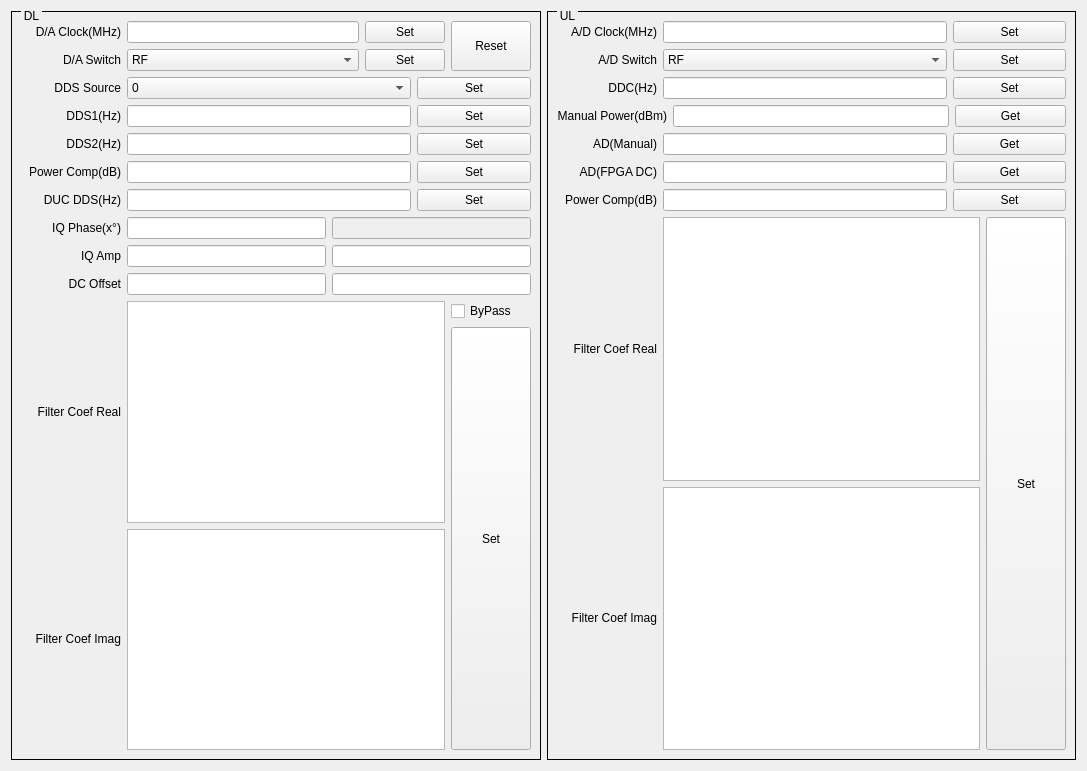
<?xml version="1.0" encoding="UTF-8"?>
<ui version="4.0">
 <class>QBbDlg</class>
 <widget class="QWidget" name="QBbDlg">
  <property name="geometry">
   <rect>
    <x>0</x>
    <y>0</y>
    <width>1087</width>
    <height>771</height>
   </rect>
  </property>
  <property name="windowTitle">
   <string>Form</string>
  </property>
  <layout class="QHBoxLayout" name="horizontalLayout_25">
   <item>
    <widget class="QGroupBox" name="groupBox">
     <property name="styleSheet">
      <string notr="true">QGroupBox{ border:1px solid black; margin-top:0.5ex; }
QGroupBox::title { subcontrol-origin:margin; subcontrol-position:top left; top:-2px; left:10px; margin-left: 0px; padding:0 1px; }</string>
     </property>
     <property name="title">
      <string>DL</string>
     </property>
     <layout class="QVBoxLayout" name="verticalLayout_5">
      <item>
       <layout class="QHBoxLayout" name="horizontalLayout_3" stretch="5,1,1">
        <item>
         <layout class="QVBoxLayout" name="verticalLayout_2">
          <item>
           <layout class="QHBoxLayout" name="horizontalLayout">
            <item>
             <widget class="QLabel" name="label">
              <property name="sizePolicy">
               <sizepolicy hsizetype="Fixed" vsizetype="Fixed">
                <horstretch>0</horstretch>
                <verstretch>0</verstretch>
               </sizepolicy>
              </property>
              <property name="minimumSize">
               <size>
                <width>100</width>
                <height>0</height>
               </size>
              </property>
              <property name="text">
               <string>D/A Clock(MHz)</string>
              </property>
              <property name="alignment">
               <set>Qt::AlignRight|Qt::AlignTrailing|Qt::AlignVCenter</set>
              </property>
             </widget>
            </item>
            <item>
             <widget class="QLineEdit" name="lineEditDAClock">
              <property name="sizePolicy">
               <sizepolicy hsizetype="Expanding" vsizetype="Fixed">
                <horstretch>5</horstretch>
                <verstretch>0</verstretch>
               </sizepolicy>
              </property>
             </widget>
            </item>
           </layout>
          </item>
          <item>
           <layout class="QHBoxLayout" name="horizontalLayout_2">
            <item>
             <widget class="QLabel" name="label_2">
              <property name="sizePolicy">
               <sizepolicy hsizetype="Fixed" vsizetype="Fixed">
                <horstretch>0</horstretch>
                <verstretch>0</verstretch>
               </sizepolicy>
              </property>
              <property name="minimumSize">
               <size>
                <width>100</width>
                <height>0</height>
               </size>
              </property>
              <property name="text">
               <string>D/A Switch</string>
              </property>
              <property name="alignment">
               <set>Qt::AlignRight|Qt::AlignTrailing|Qt::AlignVCenter</set>
              </property>
             </widget>
            </item>
            <item>
             <widget class="QComboBox" name="comboBoxDASw">
              <property name="sizePolicy">
               <sizepolicy hsizetype="Expanding" vsizetype="Fixed">
                <horstretch>5</horstretch>
                <verstretch>0</verstretch>
               </sizepolicy>
              </property>
              <item>
               <property name="text">
                <string>RF</string>
               </property>
              </item>
              <item>
               <property name="text">
                <string>BB</string>
               </property>
              </item>
             </widget>
            </item>
           </layout>
          </item>
         </layout>
        </item>
        <item>
         <layout class="QVBoxLayout" name="verticalLayout">
          <item>
           <widget class="QPushButton" name="pushButtonSetDAClock">
            <property name="sizePolicy">
             <sizepolicy hsizetype="Expanding" vsizetype="Fixed">
              <horstretch>1</horstretch>
              <verstretch>0</verstretch>
             </sizepolicy>
            </property>
            <property name="text">
             <string>Set</string>
            </property>
           </widget>
          </item>
          <item>
           <widget class="QPushButton" name="pushButtonSetDASw">
            <property name="sizePolicy">
             <sizepolicy hsizetype="Expanding" vsizetype="Fixed">
              <horstretch>1</horstretch>
              <verstretch>0</verstretch>
             </sizepolicy>
            </property>
            <property name="text">
             <string>Set</string>
            </property>
           </widget>
          </item>
         </layout>
        </item>
        <item>
         <widget class="QPushButton" name="pushButtonResetDA">
          <property name="sizePolicy">
           <sizepolicy hsizetype="Expanding" vsizetype="Preferred">
            <horstretch>1</horstretch>
            <verstretch>0</verstretch>
           </sizepolicy>
          </property>
          <property name="text">
           <string>Reset</string>
          </property>
         </widget>
        </item>
       </layout>
      </item>
      <item>
       <layout class="QHBoxLayout" name="horizontalLayout_4">
        <item>
         <widget class="QLabel" name="label_3">
          <property name="sizePolicy">
           <sizepolicy hsizetype="Fixed" vsizetype="Fixed">
            <horstretch>0</horstretch>
            <verstretch>0</verstretch>
           </sizepolicy>
          </property>
          <property name="minimumSize">
           <size>
            <width>100</width>
            <height>0</height>
           </size>
          </property>
          <property name="text">
           <string>DDS Source</string>
          </property>
          <property name="alignment">
           <set>Qt::AlignRight|Qt::AlignTrailing|Qt::AlignVCenter</set>
          </property>
         </widget>
        </item>
        <item>
         <widget class="QComboBox" name="comboBoxDDSSrc">
          <property name="sizePolicy">
           <sizepolicy hsizetype="Expanding" vsizetype="Fixed">
            <horstretch>5</horstretch>
            <verstretch>0</verstretch>
           </sizepolicy>
          </property>
          <item>
           <property name="text">
            <string>0</string>
           </property>
          </item>
          <item>
           <property name="text">
            <string>InterFilter</string>
           </property>
          </item>
          <item>
           <property name="text">
            <string>1</string>
           </property>
          </item>
          <item>
           <property name="text">
            <string>Single Tone</string>
           </property>
          </item>
          <item>
           <property name="text">
            <string>Dual Tone</string>
           </property>
          </item>
          <item>
           <property name="text">
            <string>Arb</string>
           </property>
          </item>
          <item>
           <property name="text">
            <string>DDR3</string>
           </property>
          </item>
         </widget>
        </item>
        <item>
         <widget class="QPushButton" name="pushButtonSetDDSSrc">
          <property name="sizePolicy">
           <sizepolicy hsizetype="Expanding" vsizetype="Fixed">
            <horstretch>2</horstretch>
            <verstretch>0</verstretch>
           </sizepolicy>
          </property>
          <property name="text">
           <string>Set</string>
          </property>
         </widget>
        </item>
       </layout>
      </item>
      <item>
       <layout class="QHBoxLayout" name="horizontalLayout_5">
        <item>
         <widget class="QLabel" name="label_4">
          <property name="sizePolicy">
           <sizepolicy hsizetype="Fixed" vsizetype="Fixed">
            <horstretch>0</horstretch>
            <verstretch>0</verstretch>
           </sizepolicy>
          </property>
          <property name="minimumSize">
           <size>
            <width>100</width>
            <height>0</height>
           </size>
          </property>
          <property name="text">
           <string>DDS1(Hz)</string>
          </property>
          <property name="alignment">
           <set>Qt::AlignRight|Qt::AlignTrailing|Qt::AlignVCenter</set>
          </property>
         </widget>
        </item>
        <item>
         <widget class="QLineEdit" name="lineEditDDS1">
          <property name="sizePolicy">
           <sizepolicy hsizetype="Expanding" vsizetype="Fixed">
            <horstretch>5</horstretch>
            <verstretch>0</verstretch>
           </sizepolicy>
          </property>
         </widget>
        </item>
        <item>
         <widget class="QPushButton" name="pushButtonSetDDS1">
          <property name="sizePolicy">
           <sizepolicy hsizetype="Expanding" vsizetype="Fixed">
            <horstretch>2</horstretch>
            <verstretch>0</verstretch>
           </sizepolicy>
          </property>
          <property name="text">
           <string>Set</string>
          </property>
         </widget>
        </item>
       </layout>
      </item>
      <item>
       <layout class="QHBoxLayout" name="horizontalLayout_6">
        <item>
         <widget class="QLabel" name="label_5">
          <property name="sizePolicy">
           <sizepolicy hsizetype="Fixed" vsizetype="Fixed">
            <horstretch>0</horstretch>
            <verstretch>0</verstretch>
           </sizepolicy>
          </property>
          <property name="minimumSize">
           <size>
            <width>100</width>
            <height>0</height>
           </size>
          </property>
          <property name="text">
           <string>DDS2(Hz)</string>
          </property>
          <property name="alignment">
           <set>Qt::AlignRight|Qt::AlignTrailing|Qt::AlignVCenter</set>
          </property>
         </widget>
        </item>
        <item>
         <widget class="QLineEdit" name="lineEditDDS2">
          <property name="sizePolicy">
           <sizepolicy hsizetype="Expanding" vsizetype="Fixed">
            <horstretch>5</horstretch>
            <verstretch>0</verstretch>
           </sizepolicy>
          </property>
         </widget>
        </item>
        <item>
         <widget class="QPushButton" name="pushButtonSetDDS2">
          <property name="sizePolicy">
           <sizepolicy hsizetype="Expanding" vsizetype="Fixed">
            <horstretch>2</horstretch>
            <verstretch>0</verstretch>
           </sizepolicy>
          </property>
          <property name="text">
           <string>Set</string>
          </property>
         </widget>
        </item>
       </layout>
      </item>
      <item>
       <layout class="QHBoxLayout" name="horizontalLayout_7">
        <item>
         <widget class="QLabel" name="label_6">
          <property name="sizePolicy">
           <sizepolicy hsizetype="Fixed" vsizetype="Fixed">
            <horstretch>0</horstretch>
            <verstretch>0</verstretch>
           </sizepolicy>
          </property>
          <property name="minimumSize">
           <size>
            <width>100</width>
            <height>0</height>
           </size>
          </property>
          <property name="text">
           <string>Power Comp(dB)</string>
          </property>
          <property name="alignment">
           <set>Qt::AlignRight|Qt::AlignTrailing|Qt::AlignVCenter</set>
          </property>
         </widget>
        </item>
        <item>
         <widget class="QLineEdit" name="lineEditTxPowerComp">
          <property name="sizePolicy">
           <sizepolicy hsizetype="Expanding" vsizetype="Fixed">
            <horstretch>5</horstretch>
            <verstretch>0</verstretch>
           </sizepolicy>
          </property>
         </widget>
        </item>
        <item>
         <widget class="QPushButton" name="pushButtonSetTxPowerComp">
          <property name="sizePolicy">
           <sizepolicy hsizetype="Expanding" vsizetype="Fixed">
            <horstretch>2</horstretch>
            <verstretch>0</verstretch>
           </sizepolicy>
          </property>
          <property name="text">
           <string>Set</string>
          </property>
         </widget>
        </item>
       </layout>
      </item>
      <item>
       <layout class="QHBoxLayout" name="horizontalLayout_8">
        <item>
         <widget class="QLabel" name="label_7">
          <property name="sizePolicy">
           <sizepolicy hsizetype="Fixed" vsizetype="Fixed">
            <horstretch>0</horstretch>
            <verstretch>0</verstretch>
           </sizepolicy>
          </property>
          <property name="minimumSize">
           <size>
            <width>100</width>
            <height>0</height>
           </size>
          </property>
          <property name="text">
           <string>DUC DDS(Hz)</string>
          </property>
          <property name="alignment">
           <set>Qt::AlignRight|Qt::AlignTrailing|Qt::AlignVCenter</set>
          </property>
         </widget>
        </item>
        <item>
         <widget class="QLineEdit" name="lineEditDUC">
          <property name="sizePolicy">
           <sizepolicy hsizetype="Expanding" vsizetype="Fixed">
            <horstretch>5</horstretch>
            <verstretch>0</verstretch>
           </sizepolicy>
          </property>
         </widget>
        </item>
        <item>
         <widget class="QPushButton" name="pushButtonSetDUC">
          <property name="sizePolicy">
           <sizepolicy hsizetype="Expanding" vsizetype="Fixed">
            <horstretch>2</horstretch>
            <verstretch>0</verstretch>
           </sizepolicy>
          </property>
          <property name="text">
           <string>Set</string>
          </property>
         </widget>
        </item>
       </layout>
      </item>
      <item>
       <layout class="QHBoxLayout" name="horizontalLayout_9">
        <item>
         <widget class="QLabel" name="label_8">
          <property name="sizePolicy">
           <sizepolicy hsizetype="Fixed" vsizetype="Fixed">
            <horstretch>0</horstretch>
            <verstretch>0</verstretch>
           </sizepolicy>
          </property>
          <property name="minimumSize">
           <size>
            <width>100</width>
            <height>0</height>
           </size>
          </property>
          <property name="text">
           <string>IQ Phase(x°)</string>
          </property>
          <property name="alignment">
           <set>Qt::AlignRight|Qt::AlignTrailing|Qt::AlignVCenter</set>
          </property>
         </widget>
        </item>
        <item>
         <widget class="QIqPhaseScrollEdit" name="lineEditIQPhaseI"/>
        </item>
        <item>
         <widget class="QLineEdit" name="lineEditIQPhaseQ">
          <property name="enabled">
           <bool>false</bool>
          </property>
         </widget>
        </item>
       </layout>
      </item>
      <item>
       <layout class="QHBoxLayout" name="horizontalLayout_10">
        <item>
         <widget class="QLabel" name="label_9">
          <property name="sizePolicy">
           <sizepolicy hsizetype="Fixed" vsizetype="Fixed">
            <horstretch>0</horstretch>
            <verstretch>0</verstretch>
           </sizepolicy>
          </property>
          <property name="minimumSize">
           <size>
            <width>100</width>
            <height>0</height>
           </size>
          </property>
          <property name="text">
           <string>IQ Amp</string>
          </property>
          <property name="alignment">
           <set>Qt::AlignRight|Qt::AlignTrailing|Qt::AlignVCenter</set>
          </property>
         </widget>
        </item>
        <item>
         <widget class="QIqAmpScrollEdit" name="lineEditIQAmpI"/>
        </item>
        <item>
         <widget class="QIqAmpScrollEdit" name="lineEditIQAmpQ"/>
        </item>
       </layout>
      </item>
      <item>
       <layout class="QHBoxLayout" name="horizontalLayout_11">
        <item>
         <widget class="QLabel" name="label_10">
          <property name="sizePolicy">
           <sizepolicy hsizetype="Fixed" vsizetype="Fixed">
            <horstretch>0</horstretch>
            <verstretch>0</verstretch>
           </sizepolicy>
          </property>
          <property name="minimumSize">
           <size>
            <width>100</width>
            <height>0</height>
           </size>
          </property>
          <property name="text">
           <string>DC Offset</string>
          </property>
          <property name="alignment">
           <set>Qt::AlignRight|Qt::AlignTrailing|Qt::AlignVCenter</set>
          </property>
         </widget>
        </item>
        <item>
         <widget class="QDcOffsetScrollEdit" name="lineEditDCOffsetI"/>
        </item>
        <item>
         <widget class="QDcOffsetScrollEdit" name="lineEditDCOffsetQ"/>
        </item>
       </layout>
      </item>
      <item>
       <layout class="QHBoxLayout" name="horizontalLayout_14">
        <item>
         <layout class="QVBoxLayout" name="verticalLayout_4">
          <item>
           <layout class="QHBoxLayout" name="horizontalLayout_13">
            <item>
             <widget class="QLabel" name="label_11">
              <property name="sizePolicy">
               <sizepolicy hsizetype="Fixed" vsizetype="Fixed">
                <horstretch>0</horstretch>
                <verstretch>0</verstretch>
               </sizepolicy>
              </property>
              <property name="minimumSize">
               <size>
                <width>100</width>
                <height>0</height>
               </size>
              </property>
              <property name="text">
               <string>Filter Coef Real</string>
              </property>
              <property name="alignment">
               <set>Qt::AlignRight|Qt::AlignTrailing|Qt::AlignVCenter</set>
              </property>
             </widget>
            </item>
            <item>
             <widget class="QTextEdit" name="textEditTxFilterReal"/>
            </item>
           </layout>
          </item>
          <item>
           <layout class="QHBoxLayout" name="horizontalLayout_12">
            <item>
             <widget class="QLabel" name="label_12">
              <property name="sizePolicy">
               <sizepolicy hsizetype="Fixed" vsizetype="Fixed">
                <horstretch>0</horstretch>
                <verstretch>0</verstretch>
               </sizepolicy>
              </property>
              <property name="minimumSize">
               <size>
                <width>100</width>
                <height>0</height>
               </size>
              </property>
              <property name="text">
               <string>Filter Coef Imag</string>
              </property>
              <property name="alignment">
               <set>Qt::AlignRight|Qt::AlignTrailing|Qt::AlignVCenter</set>
              </property>
             </widget>
            </item>
            <item>
             <widget class="QTextEdit" name="textEditTxFilterImag"/>
            </item>
           </layout>
          </item>
         </layout>
        </item>
        <item>
         <layout class="QVBoxLayout" name="verticalLayout_3">
          <item>
           <widget class="QCheckBox" name="checkBoxByPassTxFilter">
            <property name="text">
             <string>ByPass</string>
            </property>
           </widget>
          </item>
          <item>
           <widget class="QPushButton" name="pushButtonSetTxFilter">
            <property name="sizePolicy">
             <sizepolicy hsizetype="Fixed" vsizetype="Preferred">
              <horstretch>0</horstretch>
              <verstretch>0</verstretch>
             </sizepolicy>
            </property>
            <property name="text">
             <string>Set</string>
            </property>
           </widget>
          </item>
         </layout>
        </item>
       </layout>
      </item>
     </layout>
    </widget>
   </item>
   <item>
    <widget class="QGroupBox" name="groupBox_2">
     <property name="styleSheet">
      <string notr="true">QGroupBox{ border:1px solid black; margin-top:0.5ex; }
QGroupBox::title { subcontrol-origin:margin; subcontrol-position:top left; top:-2px; left:10px; margin-left: 0px; padding:0 1px; }</string>
     </property>
     <property name="title">
      <string>UL</string>
     </property>
     <layout class="QVBoxLayout" name="verticalLayout_7">
      <item>
       <layout class="QHBoxLayout" name="horizontalLayout_15">
        <item>
         <widget class="QLabel" name="label_13">
          <property name="sizePolicy">
           <sizepolicy hsizetype="Fixed" vsizetype="Fixed">
            <horstretch>0</horstretch>
            <verstretch>0</verstretch>
           </sizepolicy>
          </property>
          <property name="minimumSize">
           <size>
            <width>100</width>
            <height>0</height>
           </size>
          </property>
          <property name="text">
           <string>A/D Clock(MHz)</string>
          </property>
          <property name="alignment">
           <set>Qt::AlignRight|Qt::AlignTrailing|Qt::AlignVCenter</set>
          </property>
         </widget>
        </item>
        <item>
         <widget class="QLineEdit" name="lineEditADClock">
          <property name="sizePolicy">
           <sizepolicy hsizetype="Expanding" vsizetype="Fixed">
            <horstretch>5</horstretch>
            <verstretch>0</verstretch>
           </sizepolicy>
          </property>
         </widget>
        </item>
        <item>
         <widget class="QPushButton" name="pushButtonSetADClock">
          <property name="sizePolicy">
           <sizepolicy hsizetype="Expanding" vsizetype="Fixed">
            <horstretch>2</horstretch>
            <verstretch>0</verstretch>
           </sizepolicy>
          </property>
          <property name="text">
           <string>Set</string>
          </property>
         </widget>
        </item>
       </layout>
      </item>
      <item>
       <layout class="QHBoxLayout" name="horizontalLayout_16">
        <item>
         <widget class="QLabel" name="label_14">
          <property name="sizePolicy">
           <sizepolicy hsizetype="Fixed" vsizetype="Fixed">
            <horstretch>0</horstretch>
            <verstretch>0</verstretch>
           </sizepolicy>
          </property>
          <property name="minimumSize">
           <size>
            <width>100</width>
            <height>0</height>
           </size>
          </property>
          <property name="text">
           <string>A/D Switch</string>
          </property>
          <property name="alignment">
           <set>Qt::AlignRight|Qt::AlignTrailing|Qt::AlignVCenter</set>
          </property>
         </widget>
        </item>
        <item>
         <widget class="QComboBox" name="comboBoxADSw">
          <property name="sizePolicy">
           <sizepolicy hsizetype="Expanding" vsizetype="Fixed">
            <horstretch>5</horstretch>
            <verstretch>0</verstretch>
           </sizepolicy>
          </property>
          <item>
           <property name="text">
            <string>RF</string>
           </property>
          </item>
          <item>
           <property name="text">
            <string>BB</string>
           </property>
          </item>
         </widget>
        </item>
        <item>
         <widget class="QPushButton" name="pushButtonSetADSw">
          <property name="sizePolicy">
           <sizepolicy hsizetype="Expanding" vsizetype="Fixed">
            <horstretch>2</horstretch>
            <verstretch>0</verstretch>
           </sizepolicy>
          </property>
          <property name="text">
           <string>Set</string>
          </property>
         </widget>
        </item>
       </layout>
      </item>
      <item>
       <layout class="QHBoxLayout" name="horizontalLayout_17">
        <item>
         <widget class="QLabel" name="label_15">
          <property name="sizePolicy">
           <sizepolicy hsizetype="Fixed" vsizetype="Fixed">
            <horstretch>0</horstretch>
            <verstretch>0</verstretch>
           </sizepolicy>
          </property>
          <property name="minimumSize">
           <size>
            <width>100</width>
            <height>0</height>
           </size>
          </property>
          <property name="text">
           <string>DDC(Hz)</string>
          </property>
          <property name="alignment">
           <set>Qt::AlignRight|Qt::AlignTrailing|Qt::AlignVCenter</set>
          </property>
         </widget>
        </item>
        <item>
         <widget class="QLineEdit" name="lineEditDDC">
          <property name="sizePolicy">
           <sizepolicy hsizetype="Expanding" vsizetype="Fixed">
            <horstretch>5</horstretch>
            <verstretch>0</verstretch>
           </sizepolicy>
          </property>
         </widget>
        </item>
        <item>
         <widget class="QPushButton" name="pushButtonSetDDC">
          <property name="sizePolicy">
           <sizepolicy hsizetype="Expanding" vsizetype="Fixed">
            <horstretch>2</horstretch>
            <verstretch>0</verstretch>
           </sizepolicy>
          </property>
          <property name="text">
           <string>Set</string>
          </property>
         </widget>
        </item>
       </layout>
      </item>
      <item>
       <layout class="QHBoxLayout" name="horizontalLayout_18">
        <item>
         <widget class="QLabel" name="label_16">
          <property name="sizePolicy">
           <sizepolicy hsizetype="Fixed" vsizetype="Fixed">
            <horstretch>0</horstretch>
            <verstretch>0</verstretch>
           </sizepolicy>
          </property>
          <property name="minimumSize">
           <size>
            <width>100</width>
            <height>0</height>
           </size>
          </property>
          <property name="text">
           <string>Manual Power(dBm)</string>
          </property>
          <property name="alignment">
           <set>Qt::AlignRight|Qt::AlignTrailing|Qt::AlignVCenter</set>
          </property>
         </widget>
        </item>
        <item>
         <widget class="QLineEdit" name="lineEditManualPower">
          <property name="sizePolicy">
           <sizepolicy hsizetype="Expanding" vsizetype="Fixed">
            <horstretch>5</horstretch>
            <verstretch>0</verstretch>
           </sizepolicy>
          </property>
         </widget>
        </item>
        <item>
         <widget class="QPushButton" name="pushButtonGetManualPower">
          <property name="sizePolicy">
           <sizepolicy hsizetype="Expanding" vsizetype="Fixed">
            <horstretch>2</horstretch>
            <verstretch>0</verstretch>
           </sizepolicy>
          </property>
          <property name="text">
           <string>Get</string>
          </property>
         </widget>
        </item>
       </layout>
      </item>
      <item>
       <layout class="QHBoxLayout" name="horizontalLayout_19">
        <item>
         <widget class="QLabel" name="label_17">
          <property name="sizePolicy">
           <sizepolicy hsizetype="Fixed" vsizetype="Fixed">
            <horstretch>0</horstretch>
            <verstretch>0</verstretch>
           </sizepolicy>
          </property>
          <property name="minimumSize">
           <size>
            <width>100</width>
            <height>0</height>
           </size>
          </property>
          <property name="text">
           <string>AD(Manual)</string>
          </property>
          <property name="alignment">
           <set>Qt::AlignRight|Qt::AlignTrailing|Qt::AlignVCenter</set>
          </property>
         </widget>
        </item>
        <item>
         <widget class="QLineEdit" name="lineEditADManual">
          <property name="sizePolicy">
           <sizepolicy hsizetype="Expanding" vsizetype="Fixed">
            <horstretch>5</horstretch>
            <verstretch>0</verstretch>
           </sizepolicy>
          </property>
         </widget>
        </item>
        <item>
         <widget class="QPushButton" name="pushButtonGetADManual">
          <property name="sizePolicy">
           <sizepolicy hsizetype="Expanding" vsizetype="Fixed">
            <horstretch>2</horstretch>
            <verstretch>0</verstretch>
           </sizepolicy>
          </property>
          <property name="text">
           <string>Get</string>
          </property>
         </widget>
        </item>
       </layout>
      </item>
      <item>
       <layout class="QHBoxLayout" name="horizontalLayout_20">
        <item>
         <widget class="QLabel" name="label_18">
          <property name="sizePolicy">
           <sizepolicy hsizetype="Fixed" vsizetype="Fixed">
            <horstretch>0</horstretch>
            <verstretch>0</verstretch>
           </sizepolicy>
          </property>
          <property name="minimumSize">
           <size>
            <width>100</width>
            <height>0</height>
           </size>
          </property>
          <property name="text">
           <string>AD(FPGA DC)</string>
          </property>
          <property name="alignment">
           <set>Qt::AlignRight|Qt::AlignTrailing|Qt::AlignVCenter</set>
          </property>
         </widget>
        </item>
        <item>
         <widget class="QLineEdit" name="lineEditADFPGA">
          <property name="sizePolicy">
           <sizepolicy hsizetype="Expanding" vsizetype="Fixed">
            <horstretch>5</horstretch>
            <verstretch>0</verstretch>
           </sizepolicy>
          </property>
         </widget>
        </item>
        <item>
         <widget class="QPushButton" name="pushButtonGetADFPGA">
          <property name="sizePolicy">
           <sizepolicy hsizetype="Expanding" vsizetype="Fixed">
            <horstretch>2</horstretch>
            <verstretch>0</verstretch>
           </sizepolicy>
          </property>
          <property name="text">
           <string>Get</string>
          </property>
         </widget>
        </item>
       </layout>
      </item>
      <item>
       <layout class="QHBoxLayout" name="horizontalLayout_21">
        <item>
         <widget class="QLabel" name="label_19">
          <property name="sizePolicy">
           <sizepolicy hsizetype="Fixed" vsizetype="Fixed">
            <horstretch>0</horstretch>
            <verstretch>0</verstretch>
           </sizepolicy>
          </property>
          <property name="minimumSize">
           <size>
            <width>100</width>
            <height>0</height>
           </size>
          </property>
          <property name="text">
           <string>Power Comp(dB)</string>
          </property>
          <property name="alignment">
           <set>Qt::AlignRight|Qt::AlignTrailing|Qt::AlignVCenter</set>
          </property>
         </widget>
        </item>
        <item>
         <widget class="QLineEdit" name="lineEditRxPowerComp">
          <property name="sizePolicy">
           <sizepolicy hsizetype="Expanding" vsizetype="Fixed">
            <horstretch>5</horstretch>
            <verstretch>0</verstretch>
           </sizepolicy>
          </property>
         </widget>
        </item>
        <item>
         <widget class="QPushButton" name="pushButtonSetRxPowerComp">
          <property name="sizePolicy">
           <sizepolicy hsizetype="Expanding" vsizetype="Fixed">
            <horstretch>2</horstretch>
            <verstretch>0</verstretch>
           </sizepolicy>
          </property>
          <property name="text">
           <string>Set</string>
          </property>
         </widget>
        </item>
       </layout>
      </item>
      <item>
       <layout class="QHBoxLayout" name="horizontalLayout_24">
        <item>
         <layout class="QVBoxLayout" name="verticalLayout_6">
          <item>
           <layout class="QHBoxLayout" name="horizontalLayout_23">
            <item>
             <widget class="QLabel" name="label_20">
              <property name="sizePolicy">
               <sizepolicy hsizetype="Fixed" vsizetype="Fixed">
                <horstretch>0</horstretch>
                <verstretch>0</verstretch>
               </sizepolicy>
              </property>
              <property name="minimumSize">
               <size>
                <width>100</width>
                <height>0</height>
               </size>
              </property>
              <property name="text">
               <string>Filter Coef Real</string>
              </property>
              <property name="alignment">
               <set>Qt::AlignRight|Qt::AlignTrailing|Qt::AlignVCenter</set>
              </property>
             </widget>
            </item>
            <item>
             <widget class="QTextEdit" name="textEditRxFilterReal"/>
            </item>
           </layout>
          </item>
          <item>
           <layout class="QHBoxLayout" name="horizontalLayout_22">
            <item>
             <widget class="QLabel" name="label_21">
              <property name="sizePolicy">
               <sizepolicy hsizetype="Fixed" vsizetype="Fixed">
                <horstretch>0</horstretch>
                <verstretch>0</verstretch>
               </sizepolicy>
              </property>
              <property name="minimumSize">
               <size>
                <width>100</width>
                <height>0</height>
               </size>
              </property>
              <property name="text">
               <string>Filter Coef Imag</string>
              </property>
              <property name="alignment">
               <set>Qt::AlignRight|Qt::AlignTrailing|Qt::AlignVCenter</set>
              </property>
             </widget>
            </item>
            <item>
             <widget class="QTextEdit" name="textEditRxFilterImag"/>
            </item>
           </layout>
          </item>
         </layout>
        </item>
        <item>
         <widget class="QPushButton" name="pushButtonSetRxFilter">
          <property name="sizePolicy">
           <sizepolicy hsizetype="Fixed" vsizetype="Preferred">
            <horstretch>0</horstretch>
            <verstretch>0</verstretch>
           </sizepolicy>
          </property>
          <property name="text">
           <string>Set</string>
          </property>
         </widget>
        </item>
       </layout>
      </item>
     </layout>
    </widget>
   </item>
  </layout>
 </widget>
 <customwidgets>
  <customwidget>
   <class>QIqPhaseScrollEdit</class>
   <extends>QLineEdit</extends>
   <header>qiqphasescrolledit.h</header>
  </customwidget>
  <customwidget>
   <class>QIqAmpScrollEdit</class>
   <extends>QLineEdit</extends>
   <header>qiqampscrolledit.h</header>
  </customwidget>
  <customwidget>
   <class>QDcOffsetScrollEdit</class>
   <extends>QLineEdit</extends>
   <header>qdcoffsetscrolledit.h</header>
  </customwidget>
 </customwidgets>
 <resources/>
 <connections/>
</ui>
